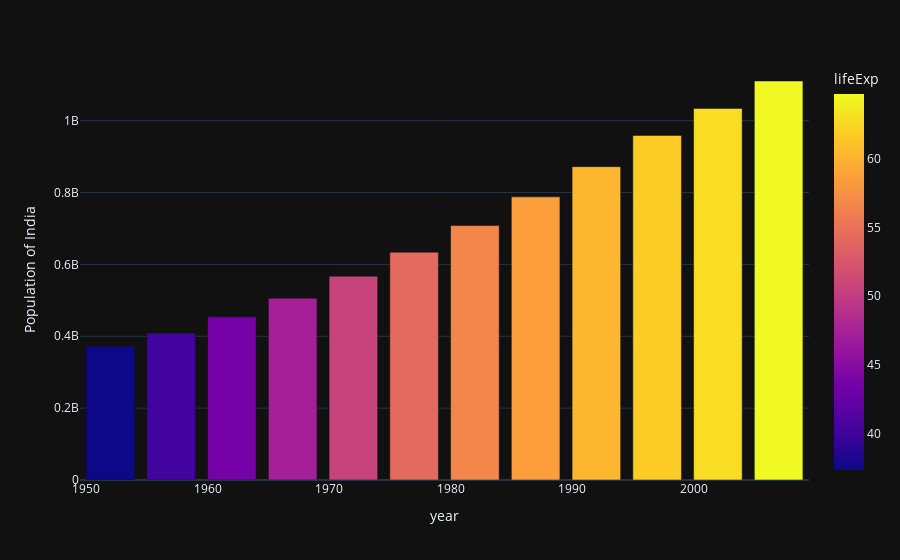

The cell this chart's notebook holds for it:
### Code cell
px.bar(data_india,x='year',y='pop',hover_data=['lifeExp','gdpPercap'],color='lifeExp',labels={'pop':'Population of India'},
      height=400,template='plotly_dark')

### Figure 1 — Plotly figure (JSON) as saved in the notebook; plotly's stock layout.template omitted (floating-point values rounded to 4 significant figures)
{"data": [{"alignmentgroup": "True", "customdata": [[37.37, 546.6], [40.25, 590.1], [43.6, 658.3], [47.19, 700.8], [50.65, 724.0], [54.21, 813.3], [56.6, 855.7], [58.55, 976.5], [60.22, 1164.0], [61.77, 1459.0], [62.88, 1747.0], [64.7, 2452.0]], "hovertemplate": "year=%{x}<br>Population of India=%{y}<br>lifeExp=%{marker.color}<br>gdpPercap=%{customdata[1]}<extra></extra>", "legendgroup": "", "marker": {"color": [37.37, 40.25, 43.6, 47.19, 50.65, 54.21, 56.6, 58.55, 60.22, 61.77, 62.88, 64.7], "coloraxis": "coloraxis", "pattern": {"shape": ""}}, "name": "", "offsetgroup": "", "orientation": "v", "showlegend": false, "textposition": "auto", "type": "bar", "x": [1952, 1957, 1962, 1967, 1972, 1977, 1982, 1987, 1992, 1997, 2002, 2007], "xaxis": "x", "y": [372000000, 409000000, 454000000, 506000000, 567000000, 634000000, 708000000, 788000000, 872000000, 959000000, 1034172547, 1110396331], "yaxis": "y"}], "layout": {"autosize": true, "barmode": "relative", "coloraxis": {"colorbar": {"title": {"text": "lifeExp"}}, "colorscale": [[0, "#0d0887"], [0.1111, "#46039f"], [0.2222, "#7201a8"], [0.3333, "#9c179e"], [0.4444, "#bd3786"], [0.5556, "#d8576b"], [0.6667, "#ed7953"], [0.7778, "#fb9f3a"], [0.8889, "#fdca26"], [1, "#f0f921"]]}, "legend": {"tracegroupgap": 0}, "margin": {"t": 60}, "xaxis": {"anchor": "y", "autorange": true, "domain": [0, 1], "range": [1950.0, 2010.0], "title": {"text": "year"}, "type": "linear"}, "yaxis": {"anchor": "x", "autorange": true, "domain": [0, 1], "range": [0, 1169000000.0], "title": {"text": "Population of India"}, "type": "linear"}}}
